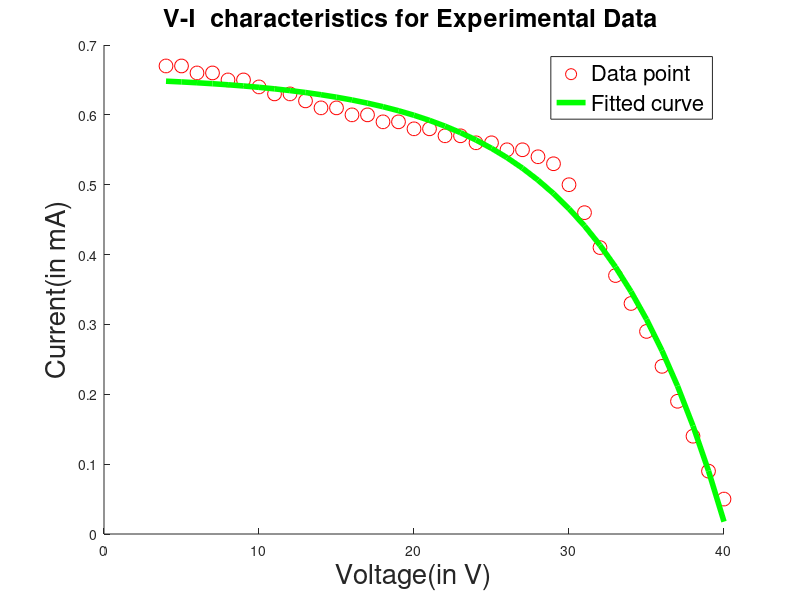
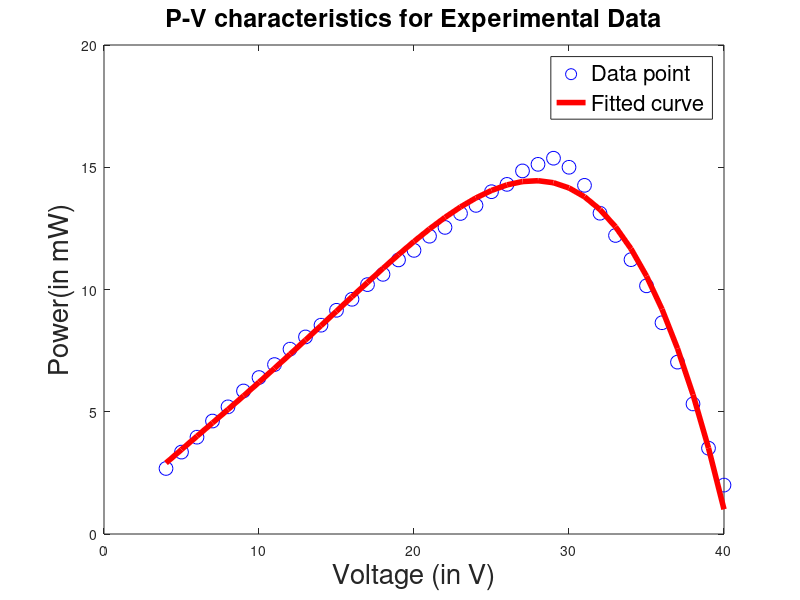

The MATLAB source for these figures, in order:
pkg load struct ;
pkg load optim ;
k=1.38065*10^(-23);
%A=2.15;
A=2.15;
T=302;
%Np=3;
q=1.6022*10^(-19);
V0 =[4:1:40];
y = [0.67,0.67,0.66,0.66,0.65,0.65,0.64,0.63,0.63,0.62,0.61,0.61,0.60,0.60,0.59,0.59,0.58,0.58,0.57,0.57,0.56,0.56,0.55,0.55,0.54,0.53,0.50,0.46,0.41,0.37,0.33,0.29,0.24,0.19,0.14,0.09,0.05];


power=V0.*y;

%I0=Np*Iph-Np*Irs*(exp(q/(k*T*A)*V0./Ns)-1);
F = @(x,V0)x(1)*x(2)-x(1)*x(3)*(exp(q/(k*T*A)*V0./x(4))-1);
%x0 = [10 5 0 6];
x0 = [6 2 0 3];
x = lsqcurvefit(F,x0,V0,y);
x(1)
x(2)
x(3)
x(4)


%subplot(1,2,1)
hold on
figure(1)

plot(V0,y,'ro','MarkerSize',10)
title('V-I  characteristics for Experimental Data ','FontSize',18)
plot(V0,F(x,V0),'Linewidth',4,'g')
h = legend('Data point', 'Fitted curve');
set(h,'FontSize',16); 
%rect = [0.25, 0.25, .25, .25];
%set(h, 'Position', rect);
%axis([0 50 0 1.7 ]);
xlabel('Voltage(in V)','FontSize',20);
ylabel('Current(in mA)','FontSize',20);


figure(2)
%subplot(1,2,2)
plot(V0,power,'bo','MarkerSize',10)
title('P-V characteristics for Experimental Data','FontSize',18)
p=polyfit(V0,power,4);
pp=polyval(p,V0);
hold on
plot(V0,pp,'Linewidth',4,'-r')
k = legend('Data point', 'Fitted curve')
set(k,'FontSize',16);
%rect = [0.30, 0.20, .30, .30];
%set(k, 'Position', rect);
%axis([1.2 5.3  0 1.7 ]);
xlabel('Voltage (in V)','FontSize',20);
ylabel('Power(in mW)','FontSize',20);
 